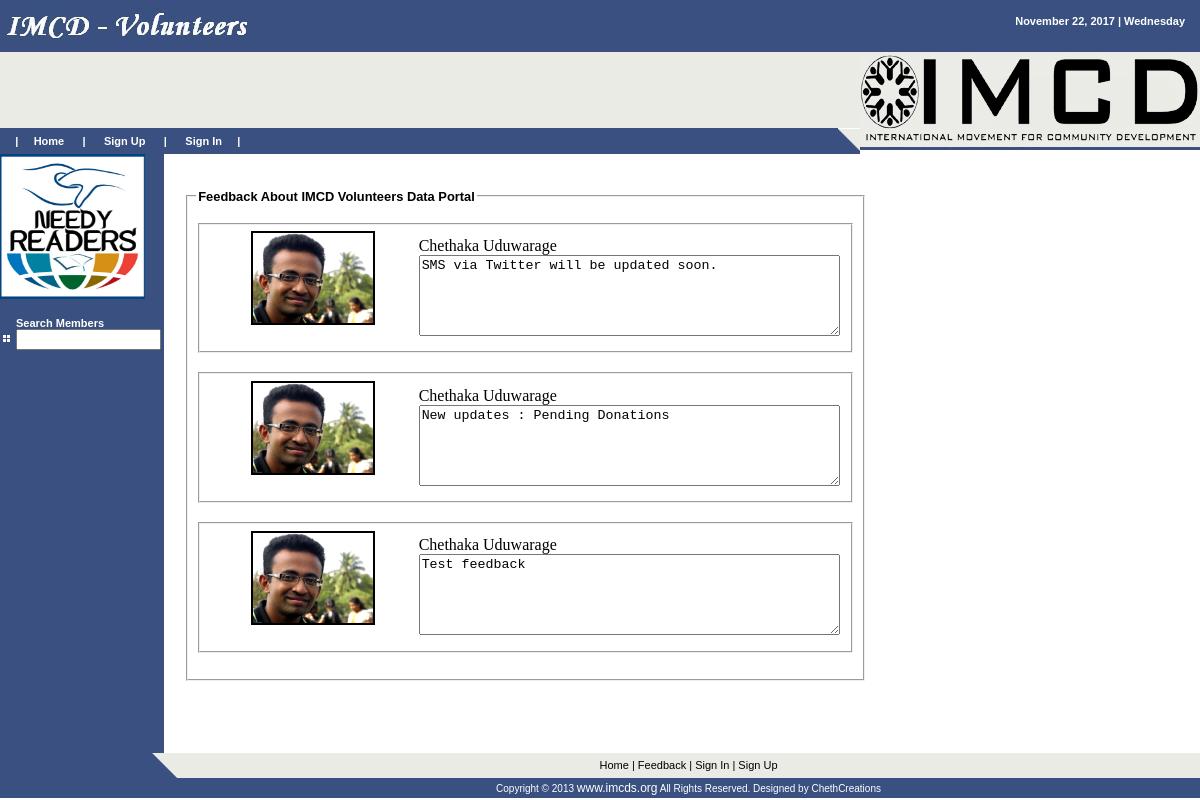
Screenshot of /abtus.php with the database file from the repository.
### tables this page shows
CREATE TABLE `msg` (
  `msgid` int(10) NOT NULL auto_increment,
  `messg` varchar(800) NOT NULL,
  `wrt` varchar(10) NOT NULL,
  `rid` varchar(10) NOT NULL,
  PRIMARY KEY  (`msgid`)
);

CREATE TABLE `user` (
  `uid` int(50) NOT NULL auto_increment,
  `uname` varchar(50) NOT NULL,
  `pword` varchar(200) NOT NULL,
  `fname` varchar(50) NOT NULL,
  `mname` varchar(200) NOT NULL,
  `lname` varchar(50) NOT NULL,
  `dob` varchar(50) NOT NULL,
  `country` varchar(50) NOT NULL,
  `gender` varchar(50) NOT NULL,
  `tele` varchar(50) NOT NULL,
  `email` varchar(50) NOT NULL,
  `seq` varchar(50) NOT NULL,
  `answer` varchar(50) NOT NULL,
  `year` int(10) NOT NULL,
  `fid` varchar(20) NOT NULL,
  `town` varchar(50) NOT NULL,
  `status` varchar(50) NOT NULL default 'pend',
  `utype` varchar(50) NOT NULL default 'nuser',
  PRIMARY KEY  (`uid`)
);

### abtus.php (the view, shortened to what this page needs)
<?php include('inc/header.php'); ?>
<fieldset><legend align="left"><h3>Feedback About IMCD Volunteers Data Portal</h3></legend>
<?php include('server.php');
$abt="1";
$qry1="select * from msg where rid='".$abt."' order by msgid desc";
$re1=mysql_query($qry1) or die("ERROR med");
while($new=mysql_fetch_array($re1)){
$message=$new['messg'];
$snd=$new['wrt'];
$qryno22="select * from user where uid='".$snd."'";
$resulno22=mysql_query($qryno22) or die("ERROR");
$new=mysql_fetch_array($resulno22);
$fname=$new['fname'];
$lname=$new['lname'];
$photo1=$new['mname'];
$pic1="user/".$photo1;
echo '<fieldset><table><tr><td>&nbsp;&nbsp;&nbsp;&nbsp;&nbsp;&nbsp;&nbsp;&nbsp;</td><td>
<form method="post" action="myfrpro.php">
<input title="View '.$fname." ".$lname.' Profile" type="image" name="imageField" src="'.$pic1.'" width="120" height="90" border="2" />
<input type="hidden" name="uid" value="'.$snd.'"/>
</form>
';
echo '</td><td>&nbsp;&nbsp;&nbsp;&nbsp;&nbsp;&nbsp;&nbsp;&nbsp;</td><td><span class="style3">'.$fname." ".$lname.'</span><br/>';
echo '<textarea readonly="readonly" cols="50" rows="5" name="msg">'.$message.'</textarea></td>';
echo '</tr></table></fieldset><br/>';
}
?>
</fieldset>
<?php include('inc/footer.php'); ?>

### rows the page displays
msg: user.fname "Chethaka", user.lname "Uduwarage", msg "SMS via Twitter will be updated soon."
msg: user.fname "Chethaka", user.lname "Uduwarage", msg "New updates : Pending Donations"
msg: user.fname "Chethaka", user.lname "Uduwarage", msg "Test feedback"

### other values shown
gmdate("F d, Y | l") "November 22, 2017 | Wednesday"
